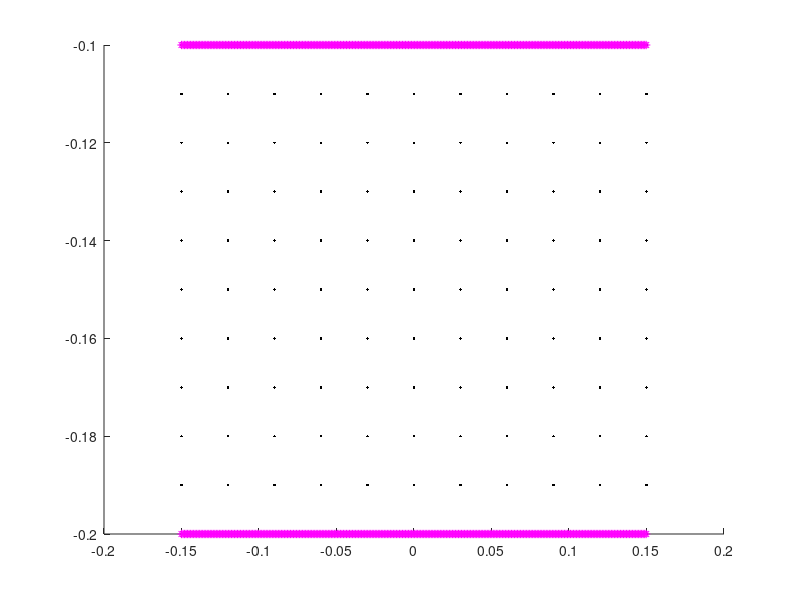

This figure's MATLAB source:
clear all
close all

L = 1;                              % length of computational domain (m)
N = 512;                            % number of Cartesian grid meshwidths at the finest level of the AMR grid
dx = L/N;                           % Cartesian mesh width (m)
ds = L/(2*N);                       % space between boundary points in straight tube

%%%%%%%%%%%%%%%%%%%%%%%%%%%%%%%%%%%%%%%%%%%%%%%%%%%
%%%%%%%%%%%%%%%%%%%%%%%%%%%%%%%%%%%%%%%%%%%%%%%%%%%
%Parameters for the racetrack

Let = 0.3;                          % Length of elastic tube (m)
Nend = 0;                          % Number of rigid points on each end of elastic section
Lt = Let+2*Nend*ds;                 % Length of straight section with three rigid points on each end
Llong = 0;                        % Lenght of long end of the tube

diameter = 0.1;                     % diameter of the tube
R2 = 0.1;                           % radius of inner wall
R1 = R2+diameter;                   % radius of outer wall

Nstraight = 2*ceil(Let/ds)          % number of points along each straight section
%Ncurve = 2*ceil(pi*R1/ds);          % number of points along each curved section
Nrace = 4*ceil(Llong/ds);         % number of points making up the racetrack part
%Nrace = Nstraight+2*Ncurve;         % number of points making up the racetrack part
%dtheta = pi/(Ncurve/2);             % angle increment for drawing curved edges

mesh_name = 'heart_';               % structure name

centery = 0;                        % y-position of center of curved sections
centerx1 = -0.5*Lt;                 % x-position of center of left curved section
centerx2 = 0.5*Lt;                  % x-position of center of right curved section

%%%%%%%%%%%%%%%%%%%%%%%%%%%%%%%%%%%%%%%%%%%%%%%%%%%%%%%%%%
%%%%%%%%%%%%%%%%%%%%%%%%%%%%%%%%%%%%%%%%%%%%%%%%%%%%%%%%%
% Parameters for the pericardium
Dp = 2*diameter;                    %diameter of the pericardium
Nperi = 2*ceil((Dp-diameter)/ds);  % number of boundary points along the sides of the pericardium
Nperitot = Nperi + Nstraight;       % total number of pericardium points

%%%%%%%%%%%%%%%%%%%%%%%%%%%%%%%%%%%%%%%%%%%%%%%%%%%%%%%%%%
%%%%%%%%%%%%%%%%%%%%%%%%%%%%%%%%%%%%%%%%%%%%%%%%%%%%%%%%%
% Parameters for the actuator
La = 0.04;                          % length of the actuator section
NLa = ceil(La/ds);                  % number of points along each actuator
Ca = 0.25*Lt;                       % center of the actuator section
NCa = ceil(ceil(Nstraight/2)*Ca/Lt); % index of the center point
Na1 = NCa - ceil(NLa/2);            % index of the starting point with respect to the elastic section
Na2 = Na1+NLa-1;                    % index of the ending point with respect to the elastic section

%%%%%%%%%%%%%%%%%%%%%%%%%%%%%%%%%%%%%%%%%%%%%%%%%%%%%%%%%%
%%%%%%%%%%%%%%%%%%%%%%%%%%%%%%%%%%%%%%%%%%%%%%%%%%%%%%%%%
% Parameters for the prescribed peristalsis
Lap = 0.3;                          % length of the actuator section
NLap = ceil(Lap/ds);                  % number of points along each actuator
Cap = 0.5*Lt;                       % center of the actuator section
NCap = ceil(ceil(Nstraight/2)*Cap/Lt); % index of the center point
Na1p = NCap - ceil(NLap/2);            % index of the starting point with respect to the elastic section
Na2p = Na1p+NLap-1;                    % index of the ending point with respect to the elastic section


%%%%%%%%%%%%%%%%%%%%%%%%%%%%%%%%%%%%%%%%%%%
%%%%%%%%%%%%%%%%%%%%%%%%%%%%%%%%%%%%%%%%%%%
% parameters for markers
Nmarkersx = 11;                     %number of columns of markers
Nmarkersy = 11;                     %number of markers in each column
Nmarkers=Nmarkersx*Nmarkersy;       %total number of markers
dmx = Let/(Nmarkersx-1);            %space between markers in x-direction
dmy = diameter/(Nmarkersy-1);       %space between markers in y-direction


%%%%%%%%%%%%%%%%%%%%%%%%%%%%%%%%%%%%%%%%%%%
%%%%%%%%%%%%%%%%%%%%%%%%%%%%%%%%%%%%%%%%%%%
% material parameters
kappa_spring = 2;               % spring constant (Newton)
kappa_beam = 0.5;                 % beam stiffness constant (Newton m^2)
kappa_target = kappa_spring;        % target point penalty spring constant (Newton)


%%%%%%%%%%%%%
% Plotting things 

figure(1)
hold on

%%%%%%%%%%%%%%%%%%%%%%%%%%%%%%%%%%%%%%%%%%%%%%%%%%%%%%%%%%%%%%%%%%%%%%%%%%%%%%%%
%%%%%%%%%%%%%%%%%%%%%%%%%%%%%%
% Make the elastic section of the tube
% Write out the vertex information

vertex_fid = fopen([mesh_name 'tube_' num2str(N) '.vertex'], 'w');
fprintf(vertex_fid, '%d\n', Nstraight);

%top part
for i=0:ceil(Nstraight/2-1),
    ytop = centery-R2;
    xtop = -Lt/2+(i-1)*ds;
    plot(xtop,ytop,'r-')
    fprintf(vertex_fid, '%1.16e %1.16e\n', xtop, ytop);
end

%bottom part
for i=ceil(Nstraight/2):Nstraight-1,
    ybot = centery-R1;
    xbot = -Lt/2+(i-ceil(Nstraight/2)-1)*ds;
    plot(xbot,ybot,'r-')
    fprintf(vertex_fid, '%1.16e %1.16e\n', xbot, ybot);
end
fclose(vertex_fid);


%%%%%%%%%%%%%%%%%%%%%%%%%%%%%%%%%%%%%%%%%%%%%%%%%%%%%%%%%%%%%%%%%%%%%%%%%%%%%%%%
%%%%%%%%%%%%%%%%%%%%%%%%%%%%%%
% Make markers as vertices with no material properties

vertex_fid = fopen(['markers_' num2str(N) '.vertex'], 'w');
fprintf(vertex_fid, '%d\n', Nmarkers);

%top part
for i=0:Nmarkersx-1,
    for j=0:Nmarkersy-1,
        y = centery-R2-j*dmy;
        x = -Let/2+i*dmx;
        plot(x,y,'k.')
    fprintf(vertex_fid, '%1.16e %1.16e\n', x, y);
    end
end


%%%%%%%%%%%%%%%%%%%%%%%%%%%%%%%%%%%%%%%%%%%%%%%%%%%%%%%%%%%%%%%%%%%%%%%%%%%%%%%%
%%%%%%%%%%%%%%%%%%%%%%%%%%%%%%
% prescribed peristalsis part
% Write out the vertex information

%top part
vertex_fid = fopen(['pperi_top_' num2str(N) '.vertex'], 'w');
fprintf(vertex_fid, '%d\n', NLap);

for i=Na1p:Na2p,
    ytop = centery-R2;
    xtop = -Lt/2+i*ds;
    plot(xtop,ytop,'m*')
    fprintf(vertex_fid, '%1.16e %1.16e\n', xtop, ytop);
end
fclose(vertex_fid);

%bottom part
vertex_fid = fopen(['pperi_bot_' num2str(N) '.vertex'], 'w');
fprintf(vertex_fid, '%d\n', NLap);

for i=Na1p:Na2p,
    ybot = centery-R1;
    xbot = -Lt/2+i*ds;
    plot(xbot,ybot,'m*')
    fprintf(vertex_fid, '%1.16e %1.16e\n', xbot, ybot);
end
fclose(vertex_fid);


%%%%%%%%%%%%%%%%%%%%%%%%%%%%%%%%%%%%%%%%%%%%%%%%%%%%%%%%%%%%%%%%%%%%%%%%%%%%%%%%
%%%%%%%%%%%%%%%%%%%%%%%%%%%%%%
% NO race track part
% Write out the vertex information

vertex_fid = fopen([mesh_name 'race_' num2str(N) '.vertex'], 'w');
fprintf(vertex_fid, '%d\n', Nrace);

%right part of NO racetrack
for i=1:ceil(Nrace/4),
    ytop = centery-R2;
    xtop = Lt/2+i*ds;
    plot(xtop,ytop,'b-')
    fprintf(vertex_fid, '%1.16e %1.16e\n', xtop, ytop);
end

for i=1:ceil(Nrace/4),
    ybot = centery-R1;
    xbot = Lt/2+i*ds;
    plot(xbot,ybot,'b-')
    fprintf(vertex_fid, '%1.16e %1.16e\n', xbot, ybot);
end


%left part of NO racetrack
for i=1:ceil(Nrace/4),
    ytop = centery-R2;
    xtop = -Lt/2-i*ds;
    plot(xtop,ytop,'b-')
    fprintf(vertex_fid, '%1.16e %1.16e\n', xtop, ytop);
end

for i=1:ceil(Nrace/4),
    ybot = centery-R1;
    xbot = -Lt/2-i*ds;
    plot(xbot,ybot,'b-')
    fprintf(vertex_fid, '%1.16e %1.16e\n', xbot, ybot);
end
fclose(vertex_fid);




hold off

%%%%%%%%%%%%%%%%%%%%%%%%%%%%%%%%%%%%%%%%%%%%%%%%%%%%%%%%%%%%%%%%%%%%%%%%%%%%%%%%
%%%%%%%%%%%%%%%%%%%%%%%%%%%%%%%%%%%%%%%%%%%%%%%%%%%%%%%%%%%%%%%%%%%%%%%%%%%%%%%%
% Write out the spring information for the elastic section

spring_fid = fopen([mesh_name 'tube_' num2str(N) '.spring'], 'w');
fprintf(spring_fid, '%d\n', Nstraight-2);

%elastic part of tube
for i = 0:ceil(Nstraight/2)-2,
    fprintf(spring_fid, '%d %d %1.16e %1.16e\n', i, i+1, kappa_spring*ds/(ds^2), ds);
end

for i = ceil(Nstraight/2):Nstraight-2,
    fprintf(spring_fid, '%d %d %1.16e %1.16e\n', i, i+1, kappa_spring*ds/(ds^2), ds);
end

fclose(spring_fid);
%
% %%%%%%%%%%%%%%%%%%%%%%%%%%%%%%%%%%%%%%%%%%%%%%%%%%%%%%%%%%%%%%%%%%%%%%%%%%%%%%%%
% %%%%%%%%%%%%%%%%%%%%%%%%%%%%%%%%%%%%%%%%%%%%%%%%%%%%%%%%%%%%%%%%%%%%%%%%%%%%%%%%

% % Write out the beam information for the elastic section

beam_fid = fopen([mesh_name 'tube_' num2str(N) '.beam'], 'w');
fprintf(beam_fid, '%d\n', Nstraight-4);

%elastic part of tube
for i = 0:ceil(Nstraight/2)-3,
    fprintf(beam_fid, '%d %d %d %1.16e\n', i, i+1, i+2, kappa_beam*ds/(ds^4));
end

for i = ceil(Nstraight/2):Nstraight-3,
    fprintf(beam_fid, '%d %d %d %1.16e\n', i, i+1, i+2, kappa_beam*ds/(ds^4));
end
fclose(beam_fid);

%%%%%%%%%%%%%%%%%%%%%%%%%%%%%%%%%%%%%%%%%%%%%%%%%%%%%%%%%%%%%%%%%%%%%%%%%%%%%%%%
%%%%%%%%%%%%%%%%%%%%%%%%%%%%%%%%%%%%%%%%%%%%%%%%%%%%%%%%%%%%%%%%%%%%%%%%%%%%%%%%

% Write out the target point information for the ends of the elastic tube
%target_fid = fopen([mesh_name 'tube_' num2str(N) '.target'], 'w');

%fprintf(target_fid, '%d\n', 4*Nend);

%for i = 0:Nend-1,
%    fprintf(target_fid, '%d %1.16e\n', i, kappa_target*ds/(ds^2));
%end

%for i = 0ceil(Nstraight/2):ceil(Nstraight/2)-1,
%    fprintf(target_fid, '%d %1.16e\n', i, kappa_target*ds/(ds^2));
%end

%for i = ceil(Nstraight/2):ceil(Nstraight/2)+Nend-1,
%    fprintf(target_fid, '%d %1.16e\n', i, kappa_target*ds/(ds^2));
%end

%for i = Nstraight-Nend:Nstraight-1,
%    fprintf(target_fid, '%d %1.16e\n', i, kappa_target*ds/(ds^2));
%end

%fclose(target_fid);


%%%%%%%%%%%%%%%%%%%%%%%%%%%%%%%%%%%%%%%%%%%%%%%%%%%%%%%%%%%%%%%%%%%%%%%%%%%%%%%%
% Write out the target point information for the actuator

%top prescribed peristalsis
target_fid = fopen(['pperi_top_' num2str(N) '.target'], 'w');
fprintf(target_fid, '%d\n', NLap);

for i = 0:NLap-1,
    fprintf(target_fid, '%d %1.16e\n', i, kappa_target*ds/(ds^2));
end

fclose(target_fid);

%bottom prescribed peristalsis
target_fid = fopen(['pperi_bot_' num2str(N) '.target'], 'w');
fprintf(target_fid, '%d\n', NLap);

for i = 0:NLap-1,
    fprintf(target_fid, '%d %1.16e\n', i, kappa_target*ds/(ds^2));
end

fclose(target_fid);

%%%%%%%%%%%%%%%%%%%%%%%%%%%%%%%%%%%%%%%%%%%%%%%%%%%%%%%%%%%%%%%%%%%%%%%%%%%%%%%%
% Write out the target point information for the racetrack
target_fid = fopen([mesh_name 'race_' num2str(N) '.target'], 'w');

fprintf(target_fid, '%d\n', Nrace);

for i = 0:Nrace-1,
    fprintf(target_fid, '%d %1.16e\n', i, kappa_target*ds/(ds^2));
end

fclose(target_fid);
